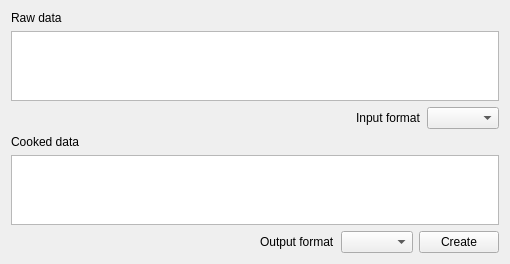
<?xml version="1.0" encoding="UTF-8"?>
<ui version="4.0">
 <class>SAKStringAssistant</class>
 <widget class="QWidget" name="SAKStringAssistant">
  <property name="geometry">
   <rect>
    <x>0</x>
    <y>0</y>
    <width>510</width>
    <height>257</height>
   </rect>
  </property>
  <property name="windowTitle">
   <string notr="true">Form</string>
  </property>
  <layout class="QGridLayout" name="gridLayout">
   <item row="0" column="0" colspan="4">
    <widget class="QLabel" name="label">
     <property name="text">
      <string>Raw data</string>
     </property>
    </widget>
   </item>
   <item row="1" column="0" colspan="4">
    <widget class="QTextEdit" name="textEdit"/>
   </item>
   <item row="2" column="0" colspan="4">
    <widget class="QWidget" name="widget" native="true">
     <property name="minimumSize">
      <size>
       <width>0</width>
       <height>0</height>
      </size>
     </property>
     <layout class="QHBoxLayout" name="horizontalLayout">
      <property name="leftMargin">
       <number>0</number>
      </property>
      <property name="topMargin">
       <number>0</number>
      </property>
      <property name="rightMargin">
       <number>0</number>
      </property>
      <property name="bottomMargin">
       <number>0</number>
      </property>
      <item>
       <spacer name="horizontalSpacer_2">
        <property name="orientation">
         <enum>Qt::Horizontal</enum>
        </property>
        <property name="sizeHint" stdset="0">
         <size>
          <width>40</width>
          <height>20</height>
         </size>
        </property>
       </spacer>
      </item>
      <item>
       <widget class="QLabel" name="label_3">
        <property name="text">
         <string>Input format</string>
        </property>
       </widget>
      </item>
      <item>
       <widget class="QComboBox" name="inputFormatComboBox"/>
      </item>
     </layout>
    </widget>
   </item>
   <item row="3" column="0">
    <widget class="QLabel" name="label_2">
     <property name="text">
      <string>Cooked data</string>
     </property>
    </widget>
   </item>
   <item row="4" column="0" colspan="4">
    <widget class="QTextBrowser" name="textBrowser"/>
   </item>
   <item row="5" column="0">
    <spacer name="horizontalSpacer">
     <property name="orientation">
      <enum>Qt::Horizontal</enum>
     </property>
     <property name="sizeHint" stdset="0">
      <size>
       <width>249</width>
       <height>20</height>
      </size>
     </property>
    </spacer>
   </item>
   <item row="5" column="1">
    <widget class="QLabel" name="label_4">
     <property name="text">
      <string>Output format</string>
     </property>
    </widget>
   </item>
   <item row="5" column="2">
    <widget class="QComboBox" name="outputFormatComboBox"/>
   </item>
   <item row="5" column="3">
    <widget class="QPushButton" name="createPushButton">
     <property name="text">
      <string>Create</string>
     </property>
    </widget>
   </item>
  </layout>
 </widget>
 <resources/>
 <connections/>
</ui>
